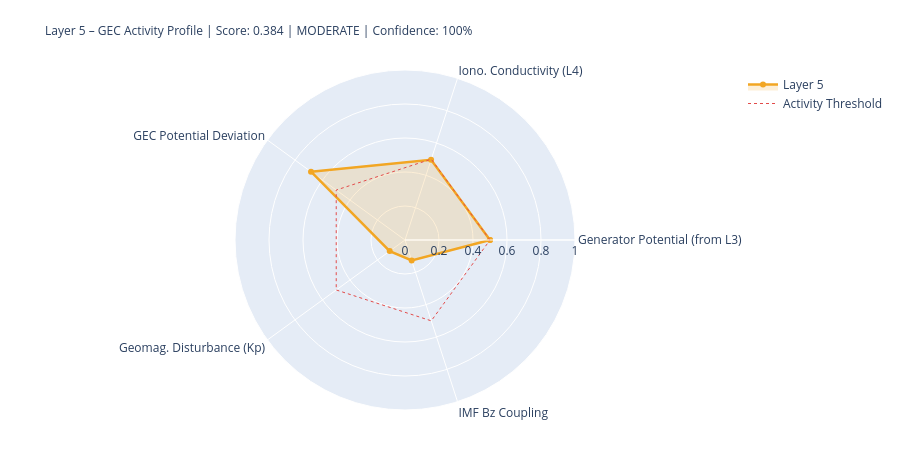

The code cell stored with this chart in its notebook:
### Markdown cell above
---
## 5. State Assessment & Handoff to Layer 6

### Code cell
# ============================================================
# LAYER-5-SCORE
# ============================================================

# Components
# 1) Generator activity (Layer-3-driven)
gen_score = norm(generator_strength, 0.3, 2.0)
gen_src   = 'from_layer3' if l3_thunder_score is not None else 'estimated'

# 2) Ionospheric conductivity (Layer-4-driven)
iono_score = norm(iono_cond_factor, 0.7, 1.4)
iono_src   = 'from_layer4' if l4_ioniz is not None else 'estimated'

# 3) GEC potential deviation from reference
pot_score = norm(abs(delta_V_pct), 0, 30)  # 0 = at reference, 1 = 30% deviation
pot_src   = 'derived'

# 4) Geomagnetic disturbance (Kp) – modulates vertical currents
kp_score = norm(kp_val, 0, 9)
kp_src   = 'primary' if kp_now is not None else 'from_layer4'

# 5) IMF Bz coupling (southward = stronger M-I coupling → GEC influence)
bz_score = norm(-(bz_now or 0), -5, 30) if bz_now is not None else None
bz_src   = 'primary' if bz_now is not None else 'missing'

COMPONENTS = {
    'Generator Potential (from L3)':  {'score': gen_score,   'source': 'derived_from_layer3', 'dynamic': True},
    'Iono. Conductivity (L4)':      {'score': iono_score,  'source': iono_src, 'dynamic': True},
    'GEC Potential Deviation':      {'score': pot_score,   'source': pot_src,  'dynamic': True},
    'Geomag. Disturbance (Kp)':         {'score': kp_score,    'source': kp_src,   'dynamic': True},
    'IMF Bz Coupling':               {'score': bz_score,    'source': bz_src,   'dynamic': True},
}

available   = {k: v['score'] for k, v in COMPONENTS.items() if v['score'] is not None}
unavailable = [k for k, v in COMPONENTS.items() if v['score'] is None]
layer5_score = round(sum(available.values()) / len(available), 4) if available else None
confidence   = round(len(available) / len(COMPONENTS), 2)
level = ('unknown' if layer5_score is None
         else 'quiet'   if layer5_score < 0.3
         else 'moderate' if layer5_score < 0.6
         else 'active')
dominant_l5 = max(available, key=available.get) if available else 'none'

# Kp consistency: separate 1-min raw value from score value
kp_1m_raw   = kp_now          # directly from API (can be 0.0 during live measurement)
kp_for_score = kp_val          # from Layer-0 context or estimated value if needed
kp_score_src = kp_src

W = 68
print('=' * W)
print('LAYER 5 – GLOBAL ELECTRIC CIRCUIT – STATE ASSESSMENT')
print('=' * W)
for name, comp in COMPONENTS.items():
    s = comp['score']
    if s is not None:
        bar = '█' * int(s*20) + '░' * (20-int(s*20))
        print(f'  {name:<34} {bar}  {s:.3f}  [{comp["source"]}]')
    else:
        print(f'  {name:<34} {"─"*20}  n/a   [missing]')
print('-' * W)
print(f'  Score:         {layer5_score:.3f}  ({len(available)}/{len(COMPONENTS)} components)')
print(f'  Confidence:    {confidence:.0%}')
print(f'  Level:         {level.upper()}')
print(f'  Dominant:      {dominant_l5}')
print(f'  V_iono:        {V_iono_mod:.1f} kV  (Δ {delta_V_pct:+.1f}% vs. Ref)')
print(f'  I_total:       {I_total_mod:.1f} A   (Δ {delta_I_pct:+.1f}% vs. Ref)')
print('=' * W)

# Radar
cats   = list(available.keys())
vals_r = list(available.values())
if len(cats) >= 3:
    fig = go.Figure()
    fig.add_trace(go.Scatterpolar(
        r=vals_r + [vals_r[0]], theta=cats + [cats[0]],
        fill='toself', fillcolor='rgba(242,166,35,0.18)',
        line=dict(color='#F2A623', width=2.5), name='Layer 5'
    ))
    fig.add_trace(go.Scatterpolar(
        r=[0.5]*(len(cats)+1), theta=cats+[cats[0]],
        line=dict(color='#E24B4A', dash='dot', width=1),
        mode='lines', name='Activity Threshold'
    ))
    fig.update_layout(
        title=dict(
            text=f'Layer 5 – GEC Activity Profile | Score: {layer5_score:.3f} | {level.upper()} | Confidence: {confidence:.0%}',
            font=dict(size=12)
        ),
        polar=dict(radialaxis=dict(visible=True, range=[0,1])),
        height=450, showlegend=True,
        margin=dict(l=80, r=80, t=70, b=40)
    )
    fig.show()

### Figure 1 — Plotly figure (JSON) as saved in the notebook; plotly's stock layout.template omitted (floating-point values rounded to 4 significant figures)
{"data": [{"fill": "toself", "fillcolor": "rgba(242,166,35,0.18)", "line": {"color": "#F2A623", "width": 2.5}, "name": "Layer 5", "r": [0.5, 0.4963, 0.6833, 0.1111, 0.1269, 0.5], "theta": ["Generator Potential (from L3)", "Iono. Conductivity (L4)", "GEC Potential Deviation", "Geomag. Disturbance (Kp)", "IMF Bz Coupling", "Generator Potential (from L3)"], "type": "scatterpolar"}, {"line": {"color": "#E24B4A", "dash": "dot", "width": 1}, "mode": "lines", "name": "Activity Threshold", "r": [0.5, 0.5, 0.5, 0.5, 0.5, 0.5], "theta": ["Generator Potential (from L3)", "Iono. Conductivity (L4)", "GEC Potential Deviation", "Geomag. Disturbance (Kp)", "IMF Bz Coupling", "Generator Potential (from L3)"], "type": "scatterpolar"}], "layout": {"height": 450, "margin": {"b": 40, "l": 80, "r": 80, "t": 70}, "polar": {"radialaxis": {"range": [0, 1], "visible": true}}, "showlegend": true, "title": {"font": {"size": 12}, "text": "Layer 5 – GEC Activity Profile | Score: 0.384 | MODERATE | Confidence: 100%"}}}
